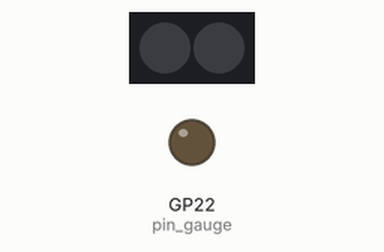
Simulated run of this program. Board: Raspberry Pi Pico running CircuitPython. On the bench: 2 RGB LEDs in strip order, left to right, output pins drawn as LEDs (lit = HIGH). Dim RGB values are drawn brighter than linear.

Above: at 0.05 s.
At 2.05 s:
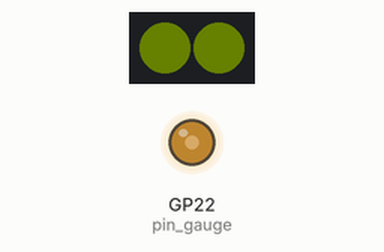
At 3.15 s:
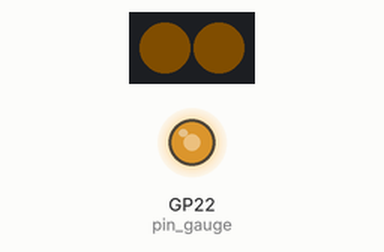
At 6.35 s:
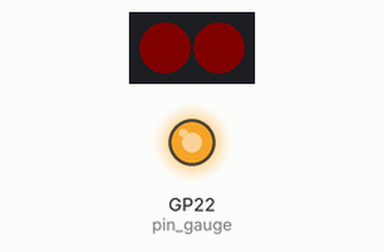
At 9.5 s:
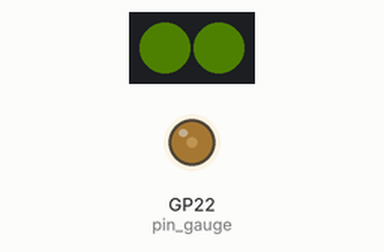
At 12.7 s:
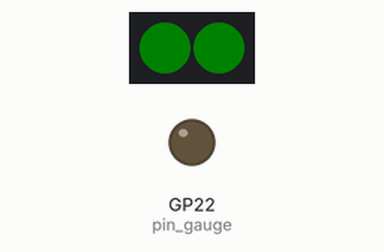
Timing chart, 0 to 16.6 s (numbered marks = the images above):
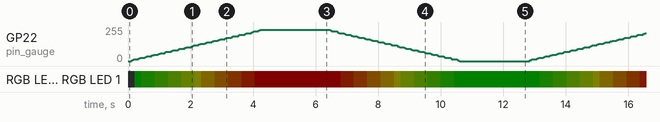

The program:

main.py
```python
from gauge import Gauge
import board
import time

g = Gauge(pin_gauge=board.GP22, pin_neopixels=board.GP2, num_neopixels=2, neopixel_brightness=0.02, red_high=True)

while True:
    for pct in range (0, 101, 5):
        g.set_percentage(pct, True)
        time.sleep(0.1)

    time.sleep(2)

    for pct in range (100, -1, -5):
        g.set_percentage(pct, True)
        time.sleep(0.1)

    time.sleep(2)
```

gauge.py
```python
import math
import neopixel
import pwmio
import time

class Gauge:
    MIN_SLEEP = 0.01
    MAX_SLEEP = 0.04
    MAX_DUTY_CYCLE = 60000
    MAX_RGB_VALUE = 255

    def __init__(self, pin_gauge, pin_neopixels, num_neopixels, neopixel_brightness, red_high):
        self.gauge = pwmio.PWMOut(pin_gauge, frequency=1000)
        self.current_pct = 0
        self.red_high = red_high

        # TODO make the params for the pixels a dict and handle case where it is none.
        # TODO also add a parameter for whether 0% or 100% is the green end of the scale for the pixels.
        self.pixels = neopixel.NeoPixel(pin_neopixels, num_neopixels, brightness=neopixel_brightness, auto_write=True)
        self.pixels.fill((0, 0, 0))
        self.pixels.show()

        # TODO provide a custom color function?


    def __percent_to_duty_cycle(self, pct):
        return int((pct / 100) * self.MAX_DUTY_CYCLE)


    # Source from: https://gist.github.com/robweychert/7efa6a5f762207245646b16f29dd6671
    # Example web implementation at: https://codepen.io/ahopkins/pen/beNWWp
    def __easeInOutSine(self, t):
        return -(math.cos(math.pi * t) -1) / 2

    def __clip(self, num):
        return self.MAX_RGB_VALUE if num > self.MAX_RGB_VALUE else num


    def __get_red(self, i):
        percent = i / 100
        return self.__clip(percent * self.MAX_RGB_VALUE * 2)


    def __get_green(self, i):
        percent = i / 100
        return self.__clip((self.MAX_RGB_VALUE - (percent * self.MAX_RGB_VALUE)) * 2)


    def __get_color_for_pct(self, i):
        red = round(self.__get_red(i))
        green = round(self.__get_green(i))

        return (red, green, 0) if self.red_high == True else (green, red, 0)


    def set_percentage(self, new_pct, with_easing = False):
        if new_pct > 100:
            new_pct = 100
        elif new_pct < 0:
            new_pct = 0

        # If there's no change, do nothing.
        if new_pct == self.current_pct:
            return

        if with_easing == True:
            num_frames = abs(self.current_pct - new_pct)
            incr = -1 if new_pct < self.current_pct else 1

            for f in range(0, num_frames):
                easing = self.__easeInOutSine(f / num_frames)
                self.current_pct = self.current_pct + incr
                self.gauge.duty_cycle = self.__percent_to_duty_cycle(self.current_pct)

                # Update the neopixels, if configured...
                # TODO only if there are some!
                self.pixels.fill(self.__get_color_for_pct(round(new_pct)))
                self.pixels.show()

                sleep_time = self.MIN_SLEEP + (self.MAX_SLEEP - self.MIN_SLEEP) * easing
                time.sleep(sleep_time)

        else:
            self.gauge.duty_cycle = self.__percent_to_duty_cycle(new_pct)
            self.current_pct = new_pct

            # Update the neopixels, if configured...
            # TODO only if there are some!
            self.pixels.fill(self.__get_color_for_pct(round(new_pct)))
            self.pixels.show()
```
